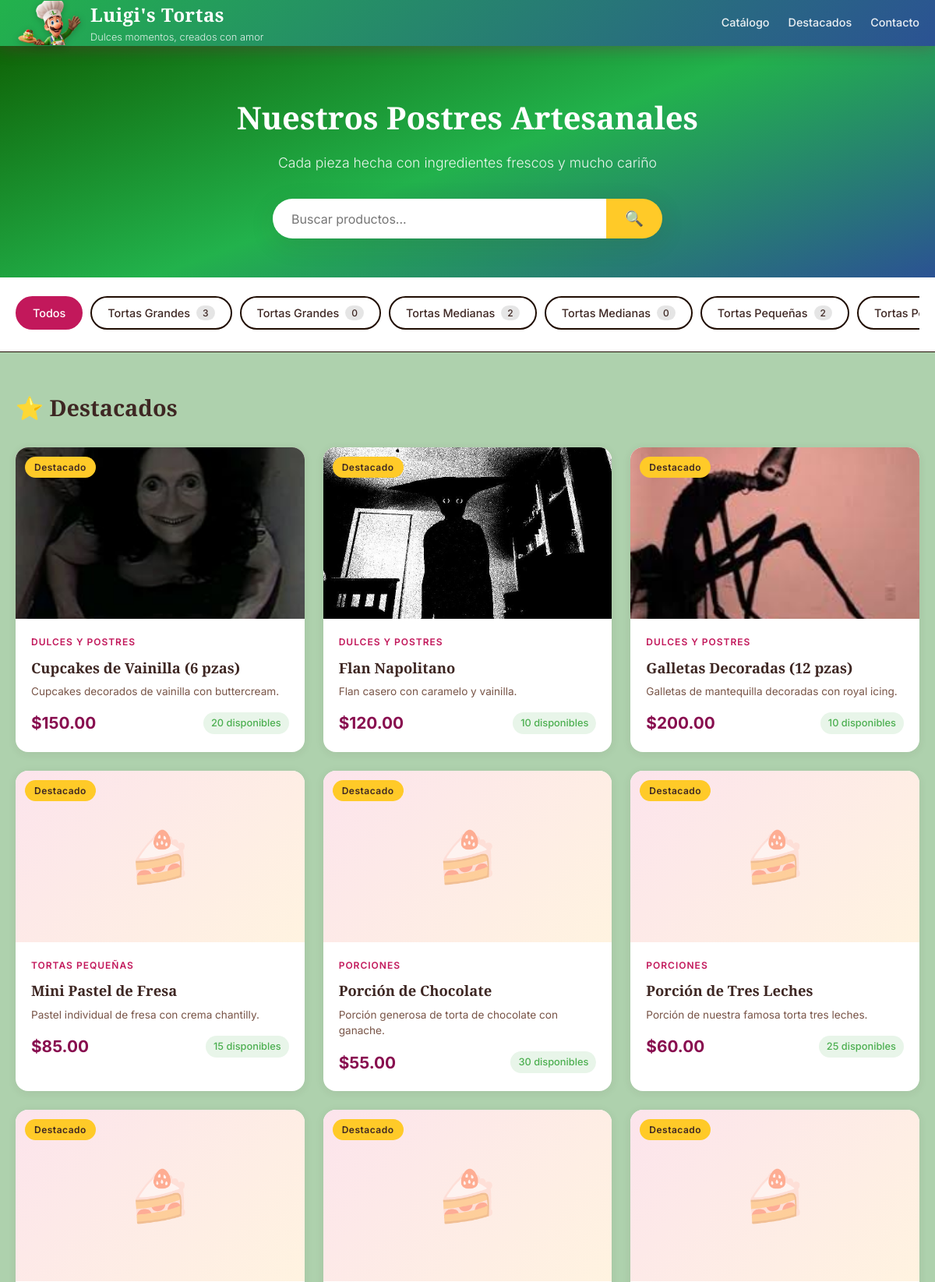
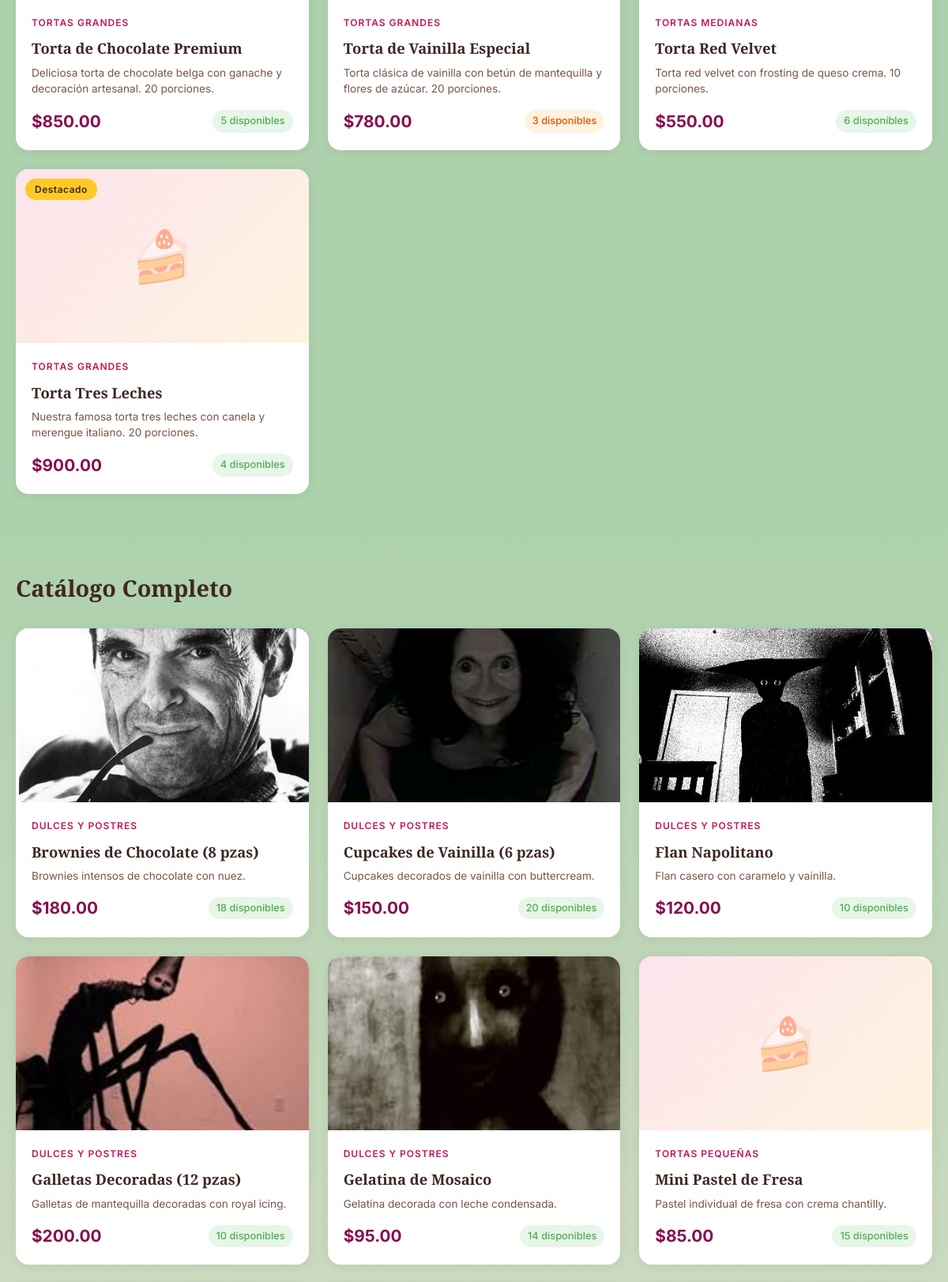
The page / (upper part) on the database its author committed (2 pictures, top to bottom).
### tables this page shows
CREATE TABLE `categorias` (
  `id` int(11) NOT NULL,
  `nombre` varchar(100) NOT NULL,
  `descripcion` text DEFAULT NULL,
  `imagen` varchar(255) DEFAULT NULL,
  `orden` int(11) DEFAULT 0,
  `activa` tinyint(1) DEFAULT 1,
  `created_at` timestamp NOT NULL DEFAULT current_timestamp()
);

CREATE TABLE `productos` (
  `id` int(11) NOT NULL,
  `categoria_id` int(11) NOT NULL,
  `nombre` varchar(150) NOT NULL,
  `descripcion` text DEFAULT NULL,
  `precio` decimal(10,2) NOT NULL DEFAULT 0.00,
  `imagen` varchar(255) DEFAULT NULL,
  `stock` int(11) NOT NULL DEFAULT 0,
  `unidad_medida` varchar(50) DEFAULT 'pieza',
  `disponible` tinyint(1) DEFAULT 1,
  `destacado` tinyint(1) DEFAULT 0,
  `created_at` timestamp NOT NULL DEFAULT current_timestamp(),
  `updated_at` timestamp NOT NULL DEFAULT current_timestamp() ON UPDATE current_timestamp()
);

### includes/functions.php (called while the page is built, shortened)
<?php
function sanitize($input) {
    return htmlspecialchars(trim($input), ENT_QUOTES, 'UTF-8');
}
function formatCurrency($amount) {
    return '$' . number_format($amount, 2, '.', ',');
}
function getProductos($categoriaId = null, $busqueda = null, $destacados = false) {
    $sql = 'SELECT p.*, c.nombre as categoria_nombre
            FROM productos p
            JOIN categorias c ON p.categoria_id = c.id
            WHERE p.disponible = 1 AND c.activa = 1';
    $params = [];
    if ($destacados) {
        $sql .= ' AND p.destacado = 1';
    }
    $sql .= ' ORDER BY p.nombre ASC';
    return fetchAll($sql, $params);
}
function getCategorias($soloActivas = true) {
    $sql = 'SELECT c.*, COUNT(p.id) as total_productos
            FROM categorias c
            LEFT JOIN productos p ON c.id = p.categoria_id AND p.disponible = 1';
    if ($soloActivas) {
        $sql .= ' WHERE c.activa = 1';
    }
    $sql .= ' GROUP BY c.id ORDER BY c.orden ASC';
    return fetchAll($sql);
}

### includes/db.php (called while the page is built, shortened)
<?php
function getConnection() {
    static $pdo = null;
    if ($pdo === null) {
        try {
            $dsn = 'mysql:host=' . DB_HOST . ';dbname=' . DB_NAME . ';charset=' . DB_CHARSET;
            $pdo = new PDO($dsn, DB_USER, DB_PASS, [
                PDO::ATTR_ERRMODE => PDO::ERRMODE_EXCEPTION,
                PDO::ATTR_DEFAULT_FETCH_MODE => PDO::FETCH_ASSOC,
                PDO::ATTR_EMULATE_PREPARES => false,
            ]);
        } catch (PDOException $e) {
            die('Error de conexión: ' . $e->getMessage());
        }
    }
    return $pdo;
}
function query($sql, $params = []) {
    $stmt = getConnection()->prepare($sql);
    $stmt->execute($params);
    return $stmt;
}
function fetchAll($sql, $params = []) {
    return query($sql, $params)->fetchAll();
}

### index.php (the view, shortened to what this page needs)
<!DOCTYPE html>
<html lang="es">
<head>
    <link rel="stylesheet" href="assets/css/style.css">
</head>
<body>
<header class="site-header">
    <div class="container">
        <div class="header-content">
            <div class="brand">
                <div class="brand-icon">
                    <img class="brand-icon-logo" src="assets/images/Luigis_torta_logo.png">
                </div>
                <div>
                    <h1 class="brand-name">Luigi's Tortas</h1>
                    <p class="brand-tagline">Dulces momentos, creados con amor</p>
                </div>
            </div>
            <nav class="nav-links">
                <a href="#catalogo">Catálogo</a>
                <a href="#destacados">Destacados</a>
                <a href="#contacto">Contacto</a>
            </nav>
        </div>
    </div>
</header>
<section class="hero">
    <div class="container">
        <h2 class="hero-title">Nuestros Postres Artesanales</h2>
        <p class="hero-subtitle">Cada pieza hecha con ingredientes frescos y mucho cariño</p>
        <div class="search-bar">
            <input type="text" id="buscador" placeholder="Buscar productos..." autocomplete="off">
            <button class="btn-search" onclick="buscarProductos()">&#128269;</button>
        </div>
    </div>
</section>
<section class="categorias-bar" id="catalogo">
    <div class="container">
        <div class="cat-filters">
            <button class="cat-btn active" onclick="filtrarCategoria(null, this)">Todos</button>
            <?php foreach (getCategorias() as $cat): ?>
                <button class="cat-btn" onclick="filtrarCategoria(<?= $cat['id'] ?>, this)">
                    <?= sanitize($cat['nombre']) ?>
                    <span class="cat-count"><?= $cat['total_productos'] ?></span>
                </button>
            <?php endforeach; ?>
        </div>
    </div>
</section>
<section class="destacados" id="destacados">
    <div class="container">
        <h2 class="section-title">&#11088; Destacados</h2>
        <div class="products-grid">
            <?php foreach (getProductos(null, null, true) as $p): ?>
                <div class="product-card featured" data-categoria="<?= $p['categoria_id'] ?>" data-id="<?= $p['id'] ?>">
                    <div class="product-badge">Destacado</div>
                    <div class="product-image">
                        <?php if ($p['imagen']): ?>
                            <img src="<?= UPLOAD_URL . $p['imagen'] ?>" alt="<?= sanitize($p['nombre']) ?>">
                        <?php else: ?>
                            <div class="product-placeholder">
                                <span>&#127856;</span>
                            </div>
                        <?php endif; ?>
                    </div>
                    <div class="product-info">
                        <span class="product-category"><?= sanitize($p['categoria_nombre']) ?></span>
                        <h3 class="product-name"><?= sanitize($p['nombre']) ?></h3>
                        <p class="product-desc"><?= sanitize($p['descripcion']) ?></p>
                        <div class="product-footer">
                            <span class="product-price"><?= formatCurrency($p['precio']) ?></span>
                            <span class="product-stock <?= $p['stock'] <= 3 ? 'low' : '' ?>">
                                <?= $p['stock'] > 0 ? $p['stock'] . ' disponibles' : 'Agotado' ?>
                            </span>
                        </div>
                    </div>
                </div>
            <?php endforeach; ?>
        </div>
    </div>
</section>
<section class="catalogo-completo">
    <div class="container">
        <h2 class="section-title">Catálogo Completo</h2>
        <div class="products-grid" id="productos-grid">
            <?php foreach (getProductos() as $p): ?>
                <div class="product-card" data-categoria="<?= $p['categoria_id'] ?>" data-nombre="<?= strtolower($p['nombre'] . ' ' . $p['descripcion']) ?>" data-id="<?= $p['id'] ?>">
                    <div class="product-image">
                        <?php if ($p['imagen']): ?>
                            <img src="<?= UPLOAD_URL . $p['imagen'] ?>" alt="<?= sanitize($p['nombre']) ?>">
                        <?php else: ?>
                            <div class="product-placeholder">
                                <span>&#127856;</span>
                            </div>
                        <?php endif; ?>
                    </div>
                    <div class="product-info">
                        <span class="product-category"><?= sanitize($p['categoria_nombre']) ?></span>
                        <h3 class="product-name"><?= sanitize($p['nombre']) ?></h3>
                        <p class="product-desc"><?= sanitize($p['descripcion']) ?></p>
                        <div class="product-footer">
                            <span class="product-price"><?= formatCurrency($p['precio']) ?></span>
                            <span class="product-stock <?= $p['stock'] <= 3 ? 'low' : '' ?>">
                                <?= $p['stock'] > 0 ? $p['stock'] . ' disponibles' : 'Agotado' ?>
                            </span>
                        </div>
                    </div>
                </div>
            <?php endforeach; ?>
        </div>
    </div>
</section>
</body>
</html>

### rows shown on the page
categorias: nombre "Tortas Grandes", total_productos "3"
categorias: nombre "Tortas Grandes", total_productos "0"
categorias: nombre "Tortas Medianas", total_productos "2"
categorias: nombre "Tortas Medianas", total_productos "0"
categorias: nombre "Tortas Pequeñas", total_productos "2"
categorias: nombre "Tortas…"
productos: imagen (picture), categoria.nombre "DULCES Y POSTRES", nombre "Cupcakes de Vainilla (6 pzas)", descripcion "Cupcakes decorados de vainilla con buttercream.", precio "$150.00", stock "20"
productos: imagen (picture), categoria.nombre "DULCES Y POSTRES", nombre "Flan Napolitano", descripcion "Flan casero con caramelo y vainilla.", precio "$120.00", stock "10"
productos: imagen (picture), categoria.nombre "DULCES Y POSTRES", nombre "Galletas Decoradas (12 pzas)", descripcion "Galletas de mantequilla decoradas con royal icing.", precio "$200.00", stock "10"
productos: categoria.nombre "TORTAS PEQUEÑAS", nombre "Mini Pastel de Fresa", descripcion "Pastel individual de fresa con crema chantilly.", precio "$85.00", stock "15"
productos: categoria.nombre "PORCIONES", nombre "Porción de Chocolate", descripcion "Porción generosa de torta de chocolate con ganache.", precio "$55.00", stock "30"
productos: categoria.nombre "PORCIONES", nombre "Porción de Tres Leches", descripcion "Porción de nuestra famosa torta tres leches.", precio "$60.00", stock "25"
productos: categoria.nombre "TORTAS GRANDES", nombre "Torta de Chocolate Premium", descripcion "Deliciosa torta de chocolate belga con ganache y decoración artesanal. 20 porciones.", precio "$850.00", stock "5"
productos: categoria.nombre "TORTAS GRANDES", nombre "Torta de Vainilla Especial", descripcion "Torta clásica de vainilla con betún de mantequilla y flores de azúcar. 20 porciones.", precio "$780.00", stock "3"
productos: categoria.nombre "TORTAS MEDIANAS", nombre "Torta Red Velvet", descripcion "Torta red velvet con frosting de queso crema. 10 porciones.", precio "$550.00", stock "6"
productos: categoria.nombre "TORTAS GRANDES", nombre "Torta Tres Leches", descripcion "Nuestra famosa torta tres leches con canela y merengue italiano. 20 porciones.", precio "$900.00", stock "4"
productos: imagen (picture), categoria.nombre "DULCES Y POSTRES", nombre "Brownies de Chocolate (8 pzas)", descripcion "Brownies intensos de chocolate con nuez.", precio "$180.00", stock "18"
productos: imagen (picture), categoria.nombre "DULCES Y POSTRES", nombre "Gelatina de Mosaico", descripcion "Gelatina decorada con leche condensada.", precio "$95.00", stock "14"
